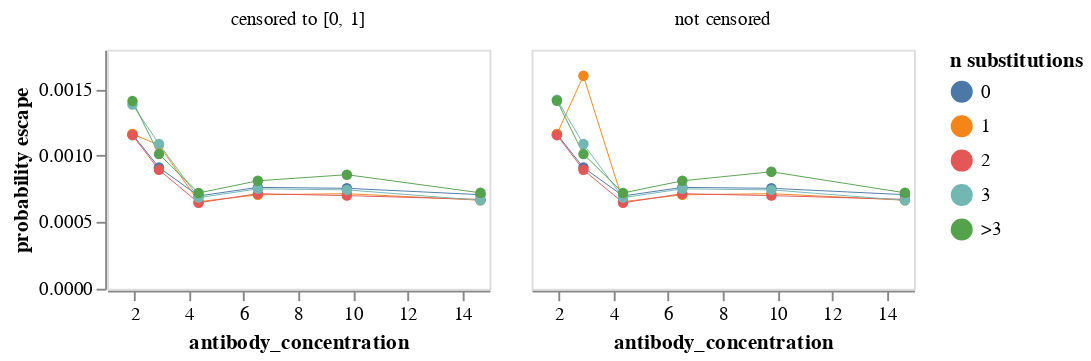

The notebook cell this image was saved under:
### Markdown cell above
Plot mean probability of escape across all variants with the indicated number of mutations.
Note that this plot weights each variant the same in the means regardless of how many barcode counts it has.
We plot means for both censored (set to between 0 and 1) and uncensored probabilities of escape.
Also, note it uses a symlog scale for the y-axis.
Mouseover points for values:

### Code cell
max_aa_subs = 4  # group if >= this many substitutions

mean_prob_escape = (
    prob_escape.assign(
        n_subs=lambda x: (
            x["aa_substitutions_reference"]
            .str.split()
            .map(len)
            .clip(upper=max_aa_subs)
            .map(lambda n: str(n) if n < max_aa_subs else f">{max_aa_subs - 1}")
        )
    )
    .groupby(["antibody_concentration", "n_subs"], as_index=False)
    .aggregate({"prob_escape": "mean", "prob_escape_uncensored": "mean"})
    .rename(
        columns={
            "prob_escape": "censored to [0, 1]",
            "prob_escape_uncensored": "not censored",
        }
    )
    .melt(
        id_vars=["antibody_concentration", "n_subs"],
        var_name="censored",
        value_name="probability escape",
    )
)

mean_prob_escape_chart = (
    alt.Chart(mean_prob_escape)
    .encode(
        x=alt.X("antibody_concentration"),
        y=alt.Y(
            "probability escape",
            scale=alt.Scale(type="symlog", constant=0.05),
        ),
        column=alt.Column("censored", title=None),
        color=alt.Color("n_subs", title="n substitutions"),
        tooltip=[
            alt.Tooltip(c, format=".3g") if mean_prob_escape[c].dtype == float else c
            for c in mean_prob_escape.columns
        ],
    )
    .mark_line(point=True, size=0.5)
    .properties(width=200, height=125)
    .configure_axis(grid=False)
)

mean_prob_escape_chart

### Figure 1 — Vega-Lite specification as saved in the notebook (floating-point values rounded to 4 significant figures)
{"config": {"view": {"continuousWidth": 400, "continuousHeight": 300}, "axis": {"grid": false}}, "data": {"name": "data-6480fcc17514122f1297a317b5d19a8f"}, "mark": {"type": "line", "point": true, "size": 0.5}, "encoding": {"color": {"field": "n_subs", "title": "n substitutions", "type": "nominal"}, "column": {"field": "censored", "title": null, "type": "nominal"}, "tooltip": [{"field": "antibody_concentration", "format": ".3g", "type": "quantitative"}, {"field": "n_subs", "type": "nominal"}, {"field": "censored", "type": "nominal"}, {"field": "probability escape", "format": ".3g", "type": "quantitative"}], "x": {"field": "antibody_concentration", "type": "quantitative"}, "y": {"field": "probability escape", "scale": {"constant": 0.05, "type": "symlog"}, "type": "quantitative"}}, "height": 125, "width": 200, "$schema": "https://vega.github.io/schema/vega-lite/v5.2.0.json", "datasets": {"data-6480fcc17514122f1297a317b5d19a8f": [{"antibody_concentration": 1.93, "n_subs": "0", "censored": "censored to [0, 1]", "probability escape": 0.001156}, {"antibody_concentration": 1.93, "n_subs": "1", "censored": "censored to [0, 1]", "probability escape": 0.001158}, {"antibody_concentration": 1.93, "n_subs": "2", "censored": "censored to [0, 1]", "probability escape": 0.001149}, {"antibody_concentration": 1.93, "n_subs": "3", "censored": "censored to [0, 1]", "probability escape": 0.001381}, {"antibody_concentration": 1.93, "n_subs": ">3", "censored": "censored to [0, 1]", "probability escape": 0.001408}, {"antibody_concentration": 2.9, "n_subs": "0", "censored": "censored to [0, 1]", "probability escape": 0.0009047}, {"antibody_concentration": 2.9, "n_subs": "1", "censored": "censored to [0, 1]", "probability escape": 0.001074}, {"antibody_concentration": 2.9, "n_subs": "2", "censored": "censored to [0, 1]", "probability escape": 0.0008872}, {"antibody_concentration": 2.9, "n_subs": "3", "censored": "censored to [0, 1]", "probability escape": 0.001082}, {"antibody_concentration": 2.9, "n_subs": ">3", "censored": "censored to [0, 1]", "probability escape": 0.001006}, {"antibody_concentration": 4.35, "n_subs": "0", "censored": "censored to [0, 1]", "probability escape": 0.0006911}, {"antibody_concentration": 4.35, "n_subs": "1", "censored": "censored to [0, 1]", "probability escape": 0.0006482}, {"antibody_concentration": 4.35, "n_subs": "2", "censored": "censored to [0, 1]", "probability escape": 0.0006402}, {"antibody_concentration": 4.35, "n_subs": "3", "censored": "censored to [0, 1]", "probability escape": 0.0006783}, {"antibody_concentration": 4.35, "n_subs": ">3", "censored": "censored to [0, 1]", "probability escape": 0.0007135}, {"antibody_concentration": 6.52, "n_subs": "0", "censored": "censored to [0, 1]", "probability escape": 0.0007552}, {"antibody_concentration": 6.52, "n_subs": "1", "censored": "censored to [0, 1]", "probability escape": 0.0006995}, {"antibody_concentration": 6.52, "n_subs": "2", "censored": "censored to [0, 1]", "probability escape": 0.0007079}, {"antibody_concentration": 6.52, "n_subs": "3", "censored": "censored to [0, 1]", "probability escape": 0.0007442}, {"antibody_concentration": 6.52, "n_subs": ">3", "censored": "censored to [0, 1]", "probability escape": 0.0008048}, {"antibody_concentration": 9.78, "n_subs": "0", "censored": "censored to [0, 1]", "probability escape": 0.0007484}, {"antibody_concentration": 9.78, "n_subs": "1", "censored": "censored to [0, 1]", "probability escape": 0.0007081}, {"antibody_concentration": 9.78, "n_subs": "2", "censored": "censored to [0, 1]", "probability escape": 0.0006937}, {"antibody_concentration": 9.78, "n_subs": "3", "censored": "censored to [0, 1]", "probability escape": 0.0007367}, {"antibody_concentration": 9.78, "n_subs": ">3", "censored": "censored to [0, 1]", "probability escape": 0.0008507}, {"antibody_concentration": 14.67, "n_subs": "0", "censored": "censored to [0, 1]", "probability escape": 0.0007007}, {"antibody_concentration": 14.67, "n_subs": "1", "censored": "censored to [0, 1]", "probability escape": 0.0006593}, {"antibody_concentration": 14.67, "n_subs": "2", "censored": "censored to [0, 1]", "probability escape": 0.0006654}, {"antibody_concentration": 14.67, "n_subs": "3", "censored": "censored to [0, 1]", "probability escape": 0.0006583}, {"antibody_concentration": 14.67, "n_subs": ">3", "censored": "censored to [0, 1]", "probability escape": 0.0007146}, {"antibody_concentration": 1.93, "n_subs": "0", "censored": "not censored", "probability escape": 0.001156}, {"antibody_concentration": 1.93, "n_subs": "1", "censored": "not censored", "probability escape": 0.001158}, {"antibody_concentration": 1.93, "n_subs": "2", "censored": "not censored", "probability escape": 0.001149}, {"antibody_concentration": 1.93, "n_subs": "3", "censored": "not censored", "probability escape": 0.001419}, {"antibody_concentration": 1.93, "n_subs": ">3", "censored": "not censored", "probability escape": 0.00141}, {"antibody_concentration": 2.9, "n_subs": "0", "censored": "not censored", "probability escape": 0.0009047}, {"antibody_concentration": 2.9, "n_subs": "1", "censored": "not censored", "probability escape": 0.0016}, {"antibody_concentration": 2.9, "n_subs": "2", "censored": "not censored", "probability escape": 0.0008872}, {"antibody_concentration": 2.9, "n_subs": "3", "censored": "not censored", "probability escape": 0.001082}, {"antibody_concentration": 2.9, "n_subs": ">3", "censored": "not censored", "probability escape": 0.001006}, {"antibody_concentration": 4.35, "n_subs": "0", "censored": "not censored", "probability escape": 0.0006911}, {"antibody_concentration": 4.35, "n_subs": "1", "censored": "not censored", "probability escape": 0.0006482}, {"antibody_concentration": 4.35, "n_subs": "2", "censored": "not censored", "probability escape": 0.0006402}, {"antibody_concentration": 4.35, "n_subs": "3", "censored": "not censored", "probability escape": 0.0006783}, {"antibody_concentration": 4.35, "n_subs": ">3", "censored": "not censored", "probability escape": 0.0007135}, {"antibody_concentration": 6.52, "n_subs": "0", "censored": "not censored", "probability escape": 0.0007552}, {"antibody_concentration": 6.52, "n_subs": "1", "censored": "not censored", "probability escape": 0.0006995}, {"antibody_concentration": 6.52, "n_subs": "2", "censored": "not censored", "probability escape": 0.0007079}, {"antibody_concentration": 6.52, "n_subs": "3", "censored": "not censored", "probability escape": 0.0007442}, {"antibody_concentration": 6.52, "n_subs": ">3", "censored": "not censored", "probability escape": 0.0008048}, {"antibody_concentration": 9.78, "n_subs": "0", "censored": "not censored", "probability escape": 0.0007484}, {"antibody_concentration": 9.78, "n_subs": "1", "censored": "not censored", "probability escape": 0.0007081}, {"antibody_concentration": 9.78, "n_subs": "2", "censored": "not censored", "probability escape": 0.0006937}, {"antibody_concentration": 9.78, "n_subs": "3", "censored": "not censored", "probability escape": 0.0007367}, {"antibody_concentration": 9.78, "n_subs": ">3", "censored": "not censored", "probability escape": 0.0008729}, {"antibody_concentration": 14.67, "n_subs": "0", "censored": "not censored", "probability escape": 0.0007007}, {"antibody_concentration": 14.67, "n_subs": "1", "censored": "not censored", "probability escape": 0.0006593}, {"antibody_concentration": 14.67, "n_subs": "2", "censored": "not censored", "probability escape": 0.0006654}, {"antibody_concentration": 14.67, "n_subs": "3", "censored": "not censored", "probability escape": 0.0006583}, {"antibody_concentration": 14.67, "n_subs": ">3", "censored": "not censored", "probability escape": 0.0007146}]}}
